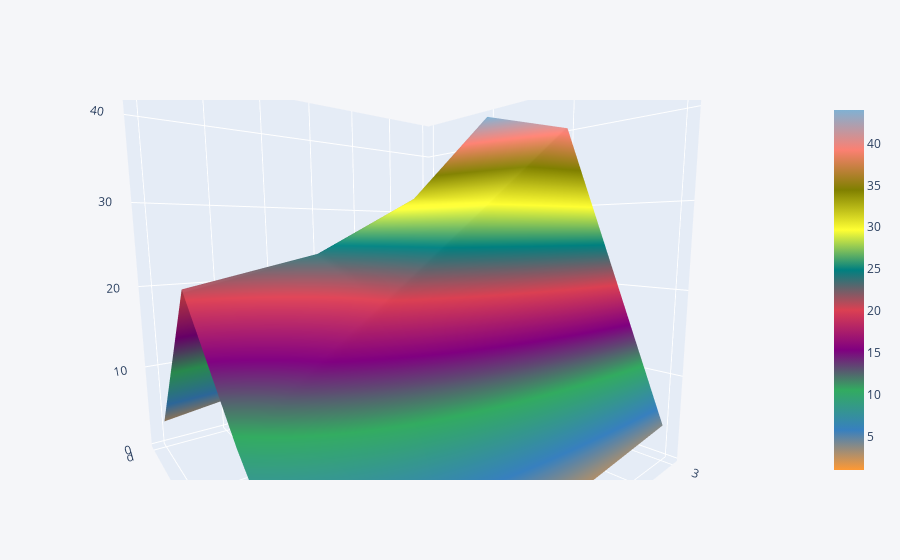

Notebook source saved alongside this figure:
### Code cell
dataframe2.iplot(kind='surface')

### Figure 1 — Plotly figure (JSON) as saved in the notebook; plotly's stock layout.template omitted (floating-point values rounded to 4 significant figures)
{"data": [{"colorscale": [[0, "rgb(255, 153, 51)"], [0.1111, "rgb(55, 128, 191)"], [0.2222, "rgb(50, 171, 96)"], [0.3333, "rgb(128, 0, 128)"], [0.4444, "rgb(219, 64, 82)"], [0.5556, "rgb(0, 128, 128)"], [0.6667, "rgb(255, 255, 51)"], [0.7778, "rgb(128, 128, 0)"], [0.8889, "rgb(251, 128, 114)"], [1, "rgb(128, 177, 211)"]], "type": "surface", "x": [0, 1, 2, 3], "y": ["a", "b", "c", "d"], "z": [[1, 2, 3, 4], [10, 20, 30, 40], [21, 24, 31, 44], [3, 5, 6, 9]]}], "layout": {"autosize": true, "dragmode": "pan", "legend": {"bgcolor": "#F5F6F9", "font": {"color": "#4D5663"}}, "paper_bgcolor": "#F5F6F9", "plot_bgcolor": "#F5F6F9", "scene": {"aspectmode": "auto", "aspectratio": {"x": 1, "y": 1, "z": 1}, "camera": {"center": {"x": 0.07254, "y": -0.07444, "z": -0.05786}, "eye": {"x": -0.6973, "y": -0.9384, "z": 0.08851}, "projection": {"type": "perspective"}, "up": {"x": 0, "y": 0, "z": 1}}, "dragmode": "pan"}, "title": {"font": {"color": "#4D5663"}}, "xaxis": {"gridcolor": "#E1E5ED", "showgrid": true, "tickfont": {"color": "#4D5663"}, "title": {"font": {"color": "#4D5663"}, "text": ""}, "zerolinecolor": "#E1E5ED"}, "yaxis": {"gridcolor": "#E1E5ED", "showgrid": true, "tickfont": {"color": "#4D5663"}, "title": {"font": {"color": "#4D5663"}, "text": ""}, "zerolinecolor": "#E1E5ED"}}}
